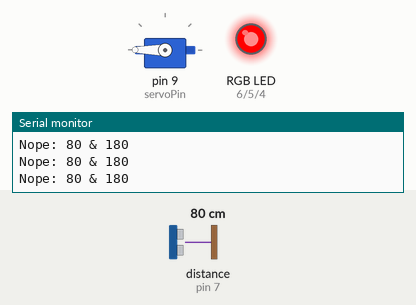
Simulated run of this sketch. Board: Arduino Uno, built with avr-gcc and run on an emulated ATmega328P. On the bench: servo, an RGB LED mixed from three pins (HIGH = lit), the last lines printed to the serial monitor. The test bench sets the inputs (shaded band); at power-on: distance to the obstacle (sensor on pin 7) 80 cm. The echo pulse lasts 58.3 µs per cm.

Above: at 2.2 s.
2.3 s: distance to the obstacle (sensor on pin 7) set to 174 cm
3.8 s: distance to the obstacle (sensor on pin 7) set to 182 cm
At 3.96 s:
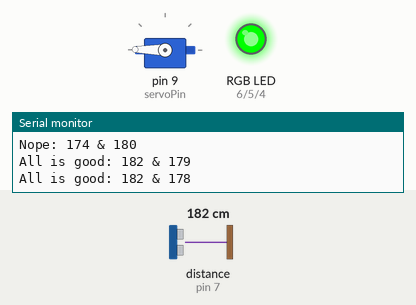
At 6.19 s:
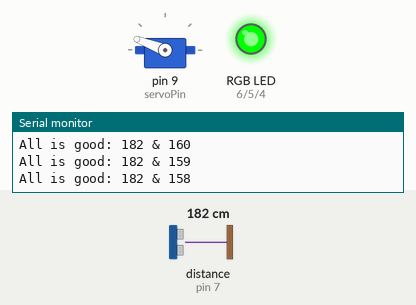
6.8 s: distance to the obstacle (sensor on pin 7) set to 158 cm
At 8.4 s:
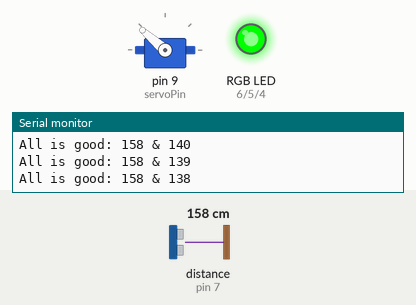
9.8 s: distance to the obstacle (sensor on pin 7) set to 147 cm
At 10.6 s:
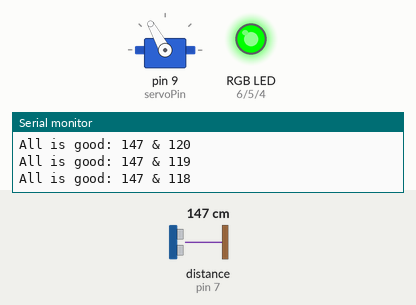
12.8 s: distance to the obstacle (sensor on pin 7) set to 102 cm
15.8 s: distance to the obstacle (sensor on pin 7) set to 94 cm
Timing chart, 0 to 22.8 s (numbered marks = the images above; inputs shaded):
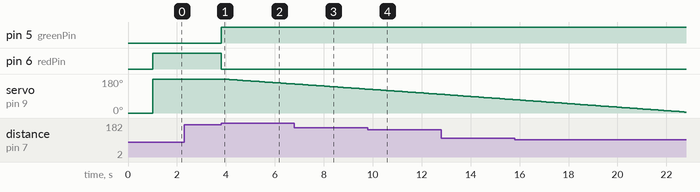

The sketch:

RGB.ino
```cpp
/*
  LED Distance Indicator

  created 21 Oct 2018
  by Omid Ettehadi
*/

// Libraries
#include <Ultrasonic.h>
#include <Servo.h>

// Pins
#define bluePin 4
#define greenPin 5
#define redPin 6
#define usEchoPin 7
#define usTrigPin 8
#define servoPin 9

// Objects
Ultrasonic ultrasonic(usTrigPin, usEchoPin);
Servo myServo;

// Global Variables
int angle;            // Angle for the servo motor
int distance;         // Distance of closest object
int safeDistance;     // Safe distance
int colourR, colourG, colourB;

// SampleRate
unsigned long lastRead;   // used for the sampleRate timer
int sampleRate = 100;     // the sampleRate for reading the sensor

void setup() {
  Serial.begin(9600); // open a serial connection to your computer

  // Assign pin mode
  pinMode(redPin, OUTPUT);
  pinMode(greenPin, OUTPUT);
  pinMode(bluePin, OUTPUT);

  myServo.attach(servoPin);
  myServo.write(0);

  safeDistance = 180;

  delay(1000);
}

void loop() {
  if(millis() - lastRead >= sampleRate){
    // Set servo angle as the safe distance
    angle = safeDistance;
    myServo.write(angle);

    distance = ultrasonic.distanceRead();

    // If object is further than safe distance,
    // turn LED green and decrease safe distance
    if( distance >= safeDistance ){
      if( safeDistance != 0){
        safeDistance--;
      }
      // RGB LED TO GREEN
      setColor(0, 255, 0);

      Serial.print("All is good: ");
      Serial.print(distance);
      Serial.print(" & ");
      Serial.print(safeDistance);
      Serial.print("\n");
      Serial.print("\n");

    }
    // If object is closer than safe distance,
    // turn LED red and increase safe distance
    else if ( distance < safeDistance) {
      if( safeDistance <= 179){
        safeDistance++;
      }
      // RGB LED TO RED
      setColor(255, 0, 0);

      Serial.print("Nope: ");
      Serial.print(distance);
      Serial.print(" & ");
      Serial.print(safeDistance);
      Serial.print("\n");
      Serial.print("\n");

    } else{
      Serial.print("Error");
    }
    lastRead = millis();
  }
}

void setColor(int red, int green, int blue){
  analogWrite(redPin, red);
  analogWrite(greenPin, green);
  analogWrite(bluePin, blue);
}
```

Measured:
- the behaviour switches between 179 and 180 cm on distance to the obstacle (sensor on pin 7) (found by bisection; images 0 and 1)
- the behaviour switches between 153 and 152 cm on distance to the obstacle (sensor on pin 7) (found by bisection; images 3 and 4)
- after the input at 3.8 s, pin 5 (greenPin): LOW → HIGH at once; pin 6 (redPin): HIGH → LOW at once; servo on pin 9 (servoPin): moves from 180° to 154° over 2.8 s, starting after 0.11 s
